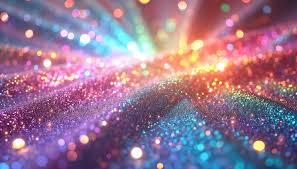
#> input picture images.jpg, 297 x 169 px, found by its file name
$ jupyter execute --allow-errors chap131.ipynb
#> lines starting #> are read from the running program, lines starting #| are printed output that depends on the picture; after the words box and inside, x2 and y2 are one past the last pixel; in counts of white or black regions, pixels touching at a corner belong together
## Basic Operations on Images

[cell 1]
import cv2
import numpy as np

img = cv2.imread('images.jpg')
#> img is the input picture: shape (169, 297, 3); mean B, G, R 143.8, 117.4, 149.7

[cell 2]
px = img[100,100]
#> px = [194, 125, 198]
print ("해당 좌표의 BGR색상 값 :",px)
#| 해당 좌표의 BGR색상 값 : [194 125 198]

blue = img[100,100,0]
#> blue = 194
print ("파랑색 값 :",blue)
#| 파랑색 값 : 194

[cell 3]
# 해당 좌표 하양색으로 수정
img[100:200,100:200] = [255,255,255]
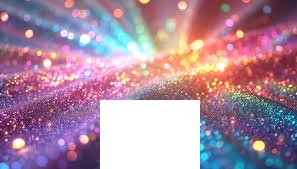
#> img: shape (169, 297, 3); 13.74% of pixels changed, all inside (x1, y1, x2, y2) = (100, 100, 200, 169)
# img[10:500,10:500, 2] = [255] # 해당 영역을 빨강색으로
print (img[100,100])
#| [255 255 255]

[cell 4]
print(img.item(10,10,2))
#| 111

img.itemset((10,10,2),100)
#> img: shape (169, 297, 3); under 0.01% of pixels changed, all inside (x1, y1, x2, y2) = (10, 10, 11, 11)
print(img.item(10,10,2))
#| 100

[cell 5]
print (img.shape)
#| (169, 297, 3)

[cell 6]
print (img.size)
#| 150579

[cell 7]
print (img.dtype)
#| uint8

### Image ROI

[cell 8]
ball = img[280:340, 330:390]
#> ball = empty array
#> (the rest of this cell did not finish here and is left out)

### Splitting and Merging Image Channels

[cell 9]
b,g,r = cv2.split(img)
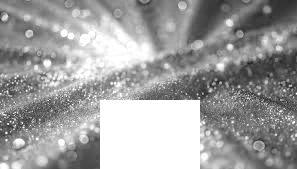
#> b: shape (169, 297); min 23, max 255, mean 158.7
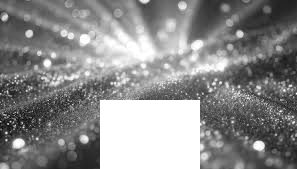
#> g: shape (169, 297); min 4, max 255, mean 138.2
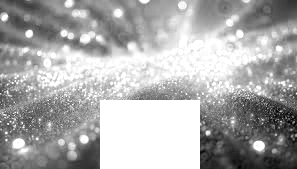
#> r: shape (169, 297); min 0, max 255, mean 170.7
img = cv2.merge((b,g,r))

[cell 10]
b = img[:,:,0]

[cell 11]
img[:,:,2] = 0
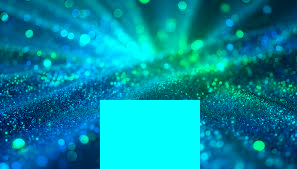
#> img: shape (169, 297, 3); mean B, G, R 158.7, 138.2, 0

$ run again, with image1.jpg copied over images.jpg
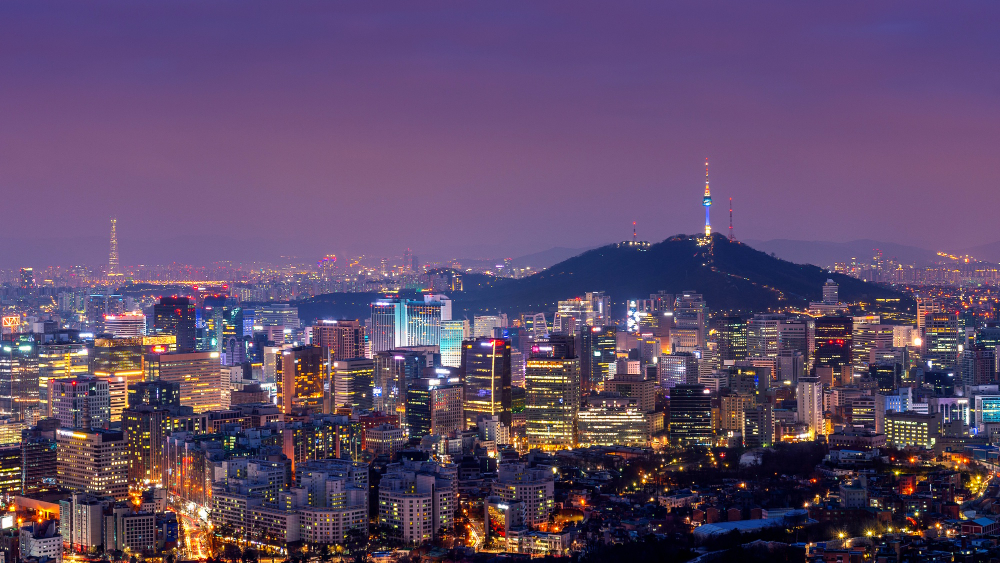
#> input picture image1.jpg, 1000 x 563 px, found by its file name
#> img is the input picture: shape (563, 1000, 3); mean B, G, R 106.5, 74.5, 95.3
#> px = [128, 77, 111]
#| 해당 좌표의 BGR색상 값 : [128  77 111]
#> blue = 128
#| 파랑색 값 : 128
#| [255 255 255]
#| 81
#| 100
#| (563, 1000, 3)
#| 1689000
#| uint8
#> `b,g,r = cv2.split(img)`:
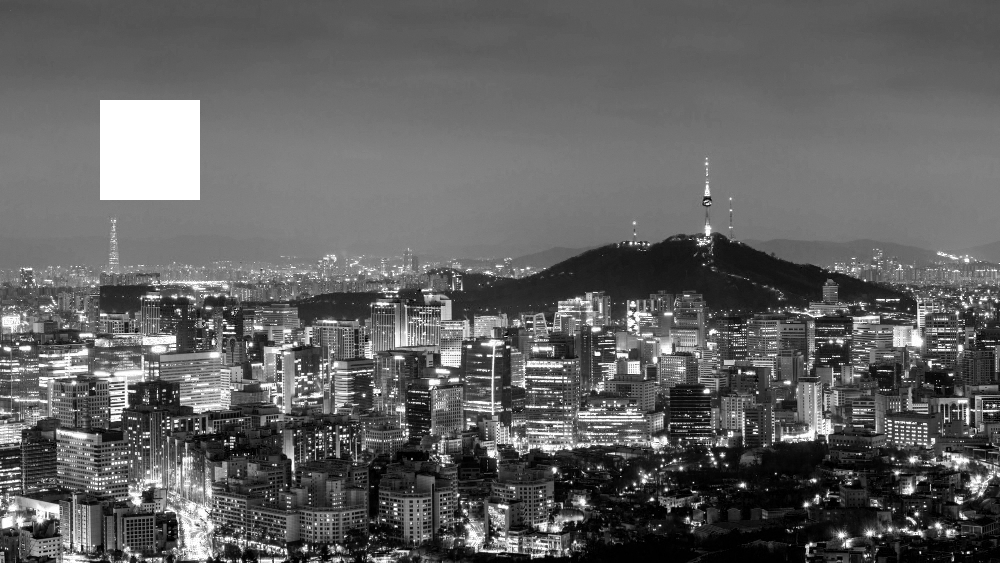
#> r: shape (563, 1000); min 0, max 255, mean 97.4
#> `img[:,:,2] = 0`:
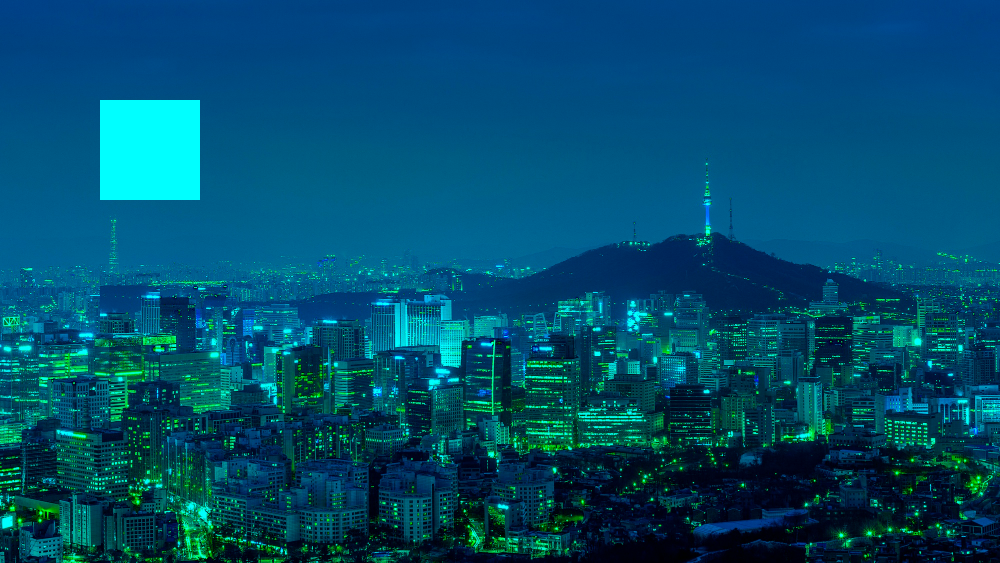
#> img: shape (563, 1000, 3); mean B, G, R 108.6, 77.3, 0
